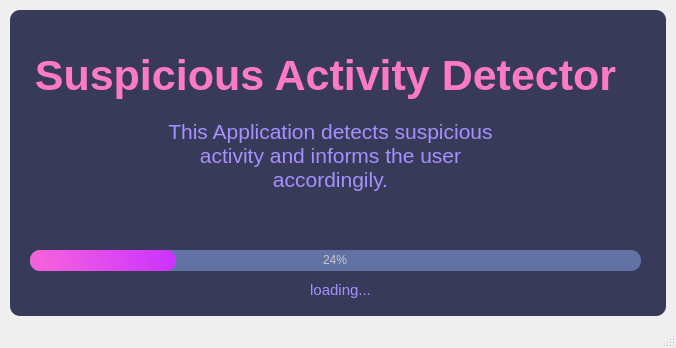
<?xml version="1.0" encoding="UTF-8"?>
<ui version="4.0">
 <class>MainWindow</class>
 <widget class="QMainWindow" name="MainWindow">
  <property name="geometry">
   <rect>
    <x>0</x>
    <y>0</y>
    <width>676</width>
    <height>348</height>
   </rect>
  </property>
  <property name="windowTitle">
   <string>MainWindow</string>
  </property>
  <widget class="QWidget" name="centralwidget">
   <layout class="QVBoxLayout" name="verticalLayout">
    <property name="spacing">
     <number>0</number>
    </property>
    <property name="leftMargin">
     <number>10</number>
    </property>
    <property name="topMargin">
     <number>10</number>
    </property>
    <property name="rightMargin">
     <number>10</number>
    </property>
    <property name="bottomMargin">
     <number>10</number>
    </property>
    <item>
     <widget class="QFrame" name="frame1">
      <property name="enabled">
       <bool>true</bool>
      </property>
      <property name="cursor">
       <cursorShape>PointingHandCursor</cursorShape>
      </property>
      <property name="mouseTracking">
       <bool>true</bool>
      </property>
      <property name="styleSheet">
       <string notr="true">QFrame{
	background-color: rgb(56, 58, 89);
	color: rgb(235, 10, 255);
	border-radius:10px;
}</string>
      </property>
      <property name="frameShape">
       <enum>QFrame::StyledPanel</enum>
      </property>
      <property name="frameShadow">
       <enum>QFrame::Raised</enum>
      </property>
      <widget class="QLabel" name="label_title">
       <property name="geometry">
        <rect>
         <x>-50</x>
         <y>30</y>
         <width>731</width>
         <height>71</height>
        </rect>
       </property>
       <property name="font">
        <font>
         <family>Segoe UI</family>
         <pointsize>32</pointsize>
         <weight>75</weight>
         <bold>true</bold>
        </font>
       </property>
       <property name="styleSheet">
        <string notr="true">
color: rgb(254, 121,199);</string>
       </property>
       <property name="text">
        <string>Suspicious Activity Detector</string>
       </property>
       <property name="alignment">
        <set>Qt::AlignCenter</set>
       </property>
      </widget>
      <widget class="QLabel" name="label_description">
       <property name="geometry">
        <rect>
         <x>140</x>
         <y>100</y>
         <width>361</width>
         <height>91</height>
        </rect>
       </property>
       <property name="font">
        <font>
         <family>Segoe UI</family>
         <pointsize>16</pointsize>
         <weight>50</weight>
         <bold>false</bold>
        </font>
       </property>
       <property name="toolTipDuration">
        <number>-1</number>
       </property>
       <property name="styleSheet">
        <string notr="true">color: rgb(166, 144, 255);</string>
       </property>
       <property name="text">
        <string>This Application detects suspicious activity and informs the user accordingily.</string>
       </property>
       <property name="alignment">
        <set>Qt::AlignCenter</set>
       </property>
       <property name="wordWrap">
        <bool>true</bool>
       </property>
      </widget>
      <widget class="QProgressBar" name="progressBar">
       <property name="geometry">
        <rect>
         <x>20</x>
         <y>240</y>
         <width>611</width>
         <height>21</height>
        </rect>
       </property>
       <property name="cursor">
        <cursorShape>PointingHandCursor</cursorShape>
       </property>
       <property name="mouseTracking">
        <bool>false</bool>
       </property>
       <property name="styleSheet">
        <string notr="true">QProgressBar{
	
	background-color: rgb(98, 114, 164);
    color: rgb(200, 200, 200);
    border-style:none;
	border-radius: 10px;
	text-align: center;
}
QProgressBar::chunk{
	border-radius: 10px;
	background-color: qlineargradient(spread:pad, x1:0.034, y1:0.448636, x2:1, y2:0.426, stop:0.0284091 rgba(245, 97, 221, 255), stop:0.971591 rgba(204, 51, 255, 255));
}</string>
       </property>
       <property name="value">
        <number>24</number>
       </property>
      </widget>
      <widget class="QLabel" name="label_loading">
       <property name="geometry">
        <rect>
         <x>180</x>
         <y>270</y>
         <width>301</width>
         <height>20</height>
        </rect>
       </property>
       <property name="font">
        <font>
         <family>Segoe UI</family>
         <pointsize>11</pointsize>
         <weight>50</weight>
         <bold>false</bold>
        </font>
       </property>
       <property name="toolTipDuration">
        <number>-1</number>
       </property>
       <property name="styleSheet">
        <string notr="true">color: rgb(166, 144, 255);</string>
       </property>
       <property name="text">
        <string>loading...</string>
       </property>
       <property name="alignment">
        <set>Qt::AlignCenter</set>
       </property>
       <property name="wordWrap">
        <bool>true</bool>
       </property>
      </widget>
     </widget>
    </item>
   </layout>
  </widget>
  <widget class="QStatusBar" name="statusBar"/>
 </widget>
 <resources/>
 <connections/>
</ui>
